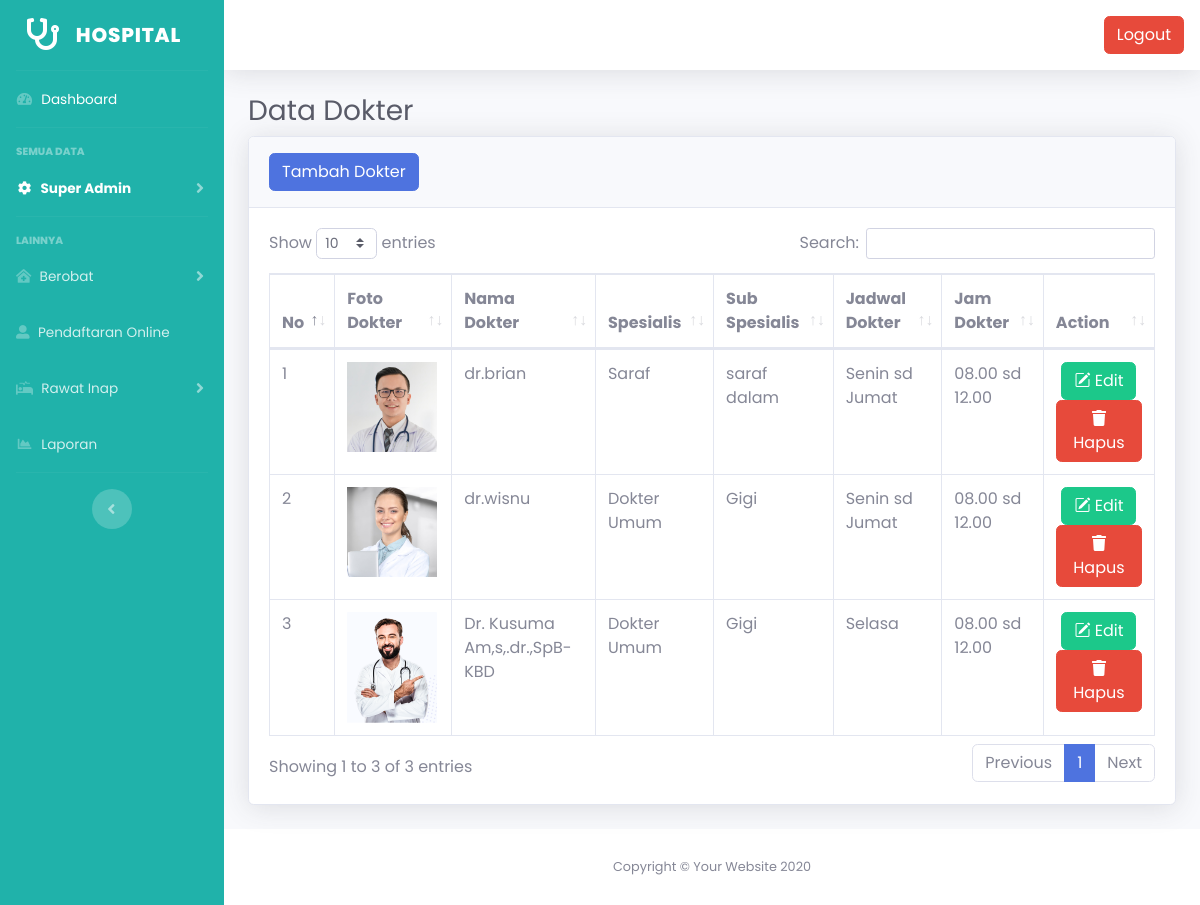
The page /dokter.php (signed in) on the database its author committed.
### tables this page shows
CREATE TABLE `tambah_dokter` (
  `id_dokter` int(11) NOT NULL,
  `nama` varchar(200) NOT NULL,
  `id_spesialis` int(11) NOT NULL,
  `id_sub` int(11) NOT NULL,
  `jadwal` varchar(200) NOT NULL,
  `jam` varchar(200) NOT NULL,
  `foto` varchar(200) NOT NULL
);

CREATE TABLE `spesialis` (
  `id_spesialis` int(11) NOT NULL,
  `nama_spesialis` varchar(200) NOT NULL
);

CREATE TABLE `sub_spesialis` (
  `id` int(50) NOT NULL,
  `id_spesialis` int(50) NOT NULL,
  `nama_sub` varchar(200) NOT NULL
);

### dokter.php (the view, shortened to what this page needs)
<?php include('navbar.php'); ?>
<div class="container-fluid">
    <h1 class="h3 mb-2 text-gray-800">Data Dokter</h1>
    <div class="card shadow mb-4">
        <div class="card-header py-3">
            <a href="tambah-dokter.php" type="button" class="btn btn-primary">Tambah Dokter</a>
        </div>
        <div class="card-body">
            <div class="table-responsive">
                <table class="table align-middle table-bordered" id="dataTable" width="100%" cellspacing="0">
                    <thead>
                        <tr>
                            <th>No</th>
                            <th>Foto Dokter</th>
                            <th>Nama Dokter</th>
                            <th>Spesialis</th>
                            <th>Sub Spesialis</th>
                            <th>Jadwal Dokter</th>
                            <th>Jam Dokter</th>
                            <th>Action</th>
                        </tr>
                    </thead>
                    <tbody>
                        <?php
                        $query = "SELECT * FROM tambah_dokter JOIN sub_spesialis ON (sub_spesialis.id = tambah_dokter.id_sub) JOIN spesialis ON (spesialis.id_spesialis = tambah_dokter.id_spesialis)";
                        $sql = mysqli_query($conn, $query);
                        $no = 1;
                        ?>
                        <?php while ($result = mysqli_fetch_assoc($sql)) { ?>
                            <tr>
                                <td><?= $no++; ?></td>
                                <td><img src="images/<?php echo $result['foto']; ?>" width="90px"></td>
                                <td><?= $result['nama'];    ?></td>
                                <td><?= $result['nama_spesialis'] ?></td>
                                <td><?= $result['nama_sub'] ?></td>
                                <td><?= $result['jadwal']; ?></td>
                                <td><?= $result['jam']; ?> </td>
                                <td class="text-center">
                                    <a href="tambah-dokter.php?ubah2=<?php echo $result['id_dokter']; ?>" type="button" class="btn btn-success"><i class="bi bi-pencil-square"></i></i> Edit</a>
                                    <a href="proses.php?delete3=<?php echo $result['id_dokter']; ?>" type="button" class="btn btn-danger" style="" onclick="return confirm('Apakah anda yakin ingin menghapus???')"><i class="fa fa-trash" aria-hidden="true"></i> Hapus</a>
                                </td>
                            </tr>
                        <?php } ?>
                    </tbody>
                </table>
            </div>
        </div>
    </div>
</div>
</div>
<footer class="sticky-footer bg-white">
    <div class="container my-auto">
        <div class="copyright text-center my-auto">
            <span>Copyright &copy; Your Website 2020</span>
        </div>
    </div>
</footer>
</div>
</div>
</html>

### rows shown on the page
tambah_dokter: foto (picture), nama "dr.brian", id_spesialis.nama_spesialis "Saraf", id_sub.nama_sub "saraf dalam", jadwal "Senin sd Jumat", jam "08.00 sd 12.00"
tambah_dokter: foto (picture), nama "dr.wisnu", id_spesialis.nama_spesialis "Dokter Umum", id_sub.nama_sub "Gigi", jadwal "Senin sd Jumat", jam "08.00 sd 12.00"
tambah_dokter: foto (picture), nama "Dr. Kusuma Am,s,.dr.,SpB-KBD", id_spesialis.nama_spesialis "Dokter Umum", id_sub.nama_sub "Gigi", jadwal "Selasa", jam "08.00 sd 12.00"
